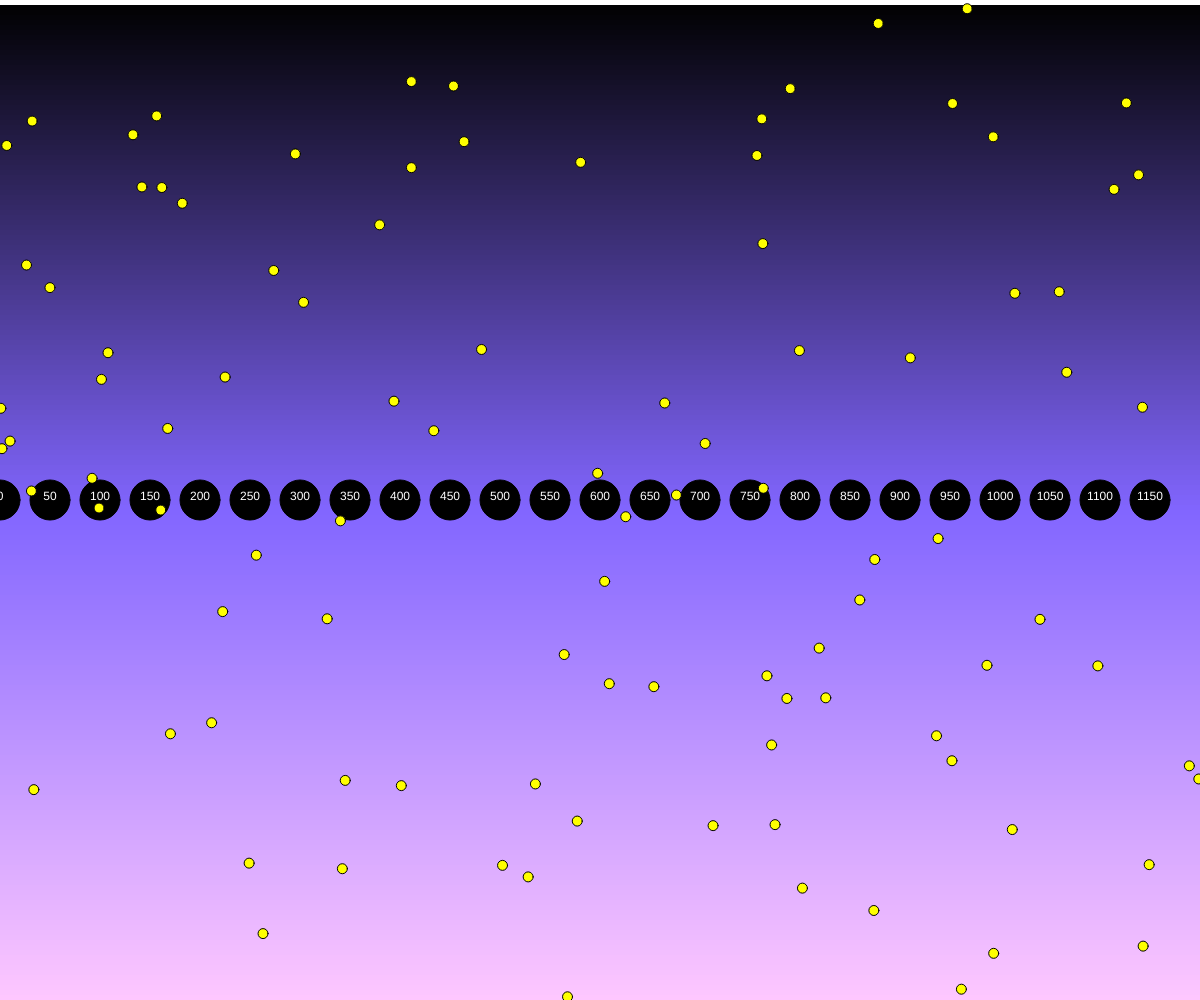
Frame 1 (no input)
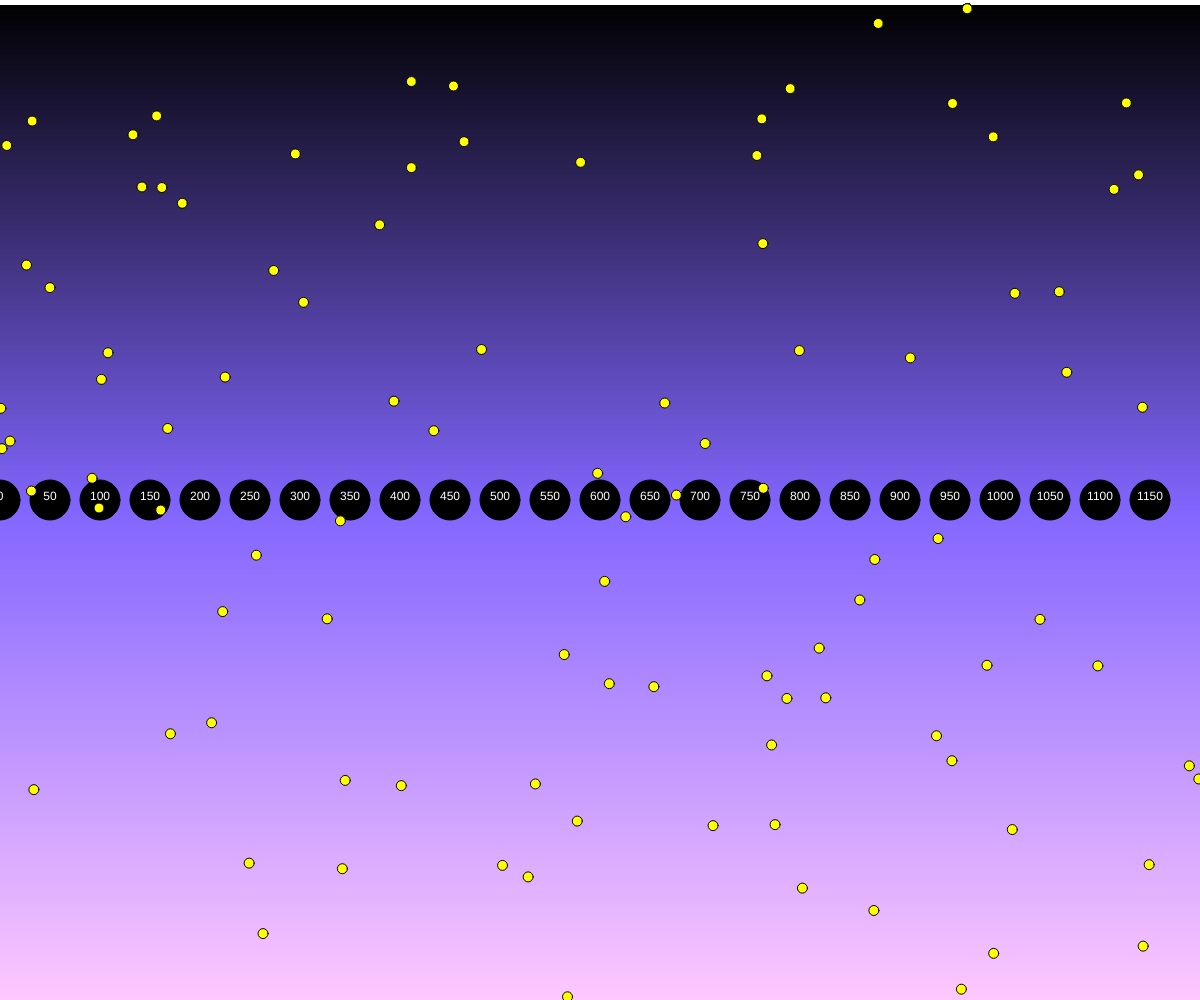
Frame 60 (no input)
Frame 120 (the mouse pressed at the canvas centre since frame 60): identical to frame 60, image omitted

The p5.js sketch that drew these frames (run headless with seeded random() and noise() and a simulated clock; from frame 60 on, the mouse is pressed at the canvas centre):

// p5.js sketch
// ── sketch.js
// 05 loop drawing single
// Ian Herperger
// 9/19/2024
//
function setup() {
  createCanvas(windowWidth, windowHeight);
}
function draw() {
  myBackground();
  myForeground();
  //this is wherer the screen draws the frame
}
function myBackground(){
  let rectHeight = 5
  for(let y = height; y>+ 0; y -= rectHeight){
    let value = map(y,0,height,0,255)
    noStroke();
    fill(value,y/5,y/2)
    rect(0,y,width,rectHeight)
  }
}
function myForeground(){
  for(let x = 0; x < width; x+= 50){
    stroke(0)
    fill(0);
    circle(x,height/2,40);
    fill(255);
    textAlign(CENTER)
    text(x,x,height/2);
  }
  //create stars x100
  let starCount = 0;
  randomSeed(1234525637)
  while(starCount < 100){
    fill(255,255,0)
    let x = random(0,width); let y = random(0,height)
    circle(x,y,10);
    starCount ++;
  }
}
